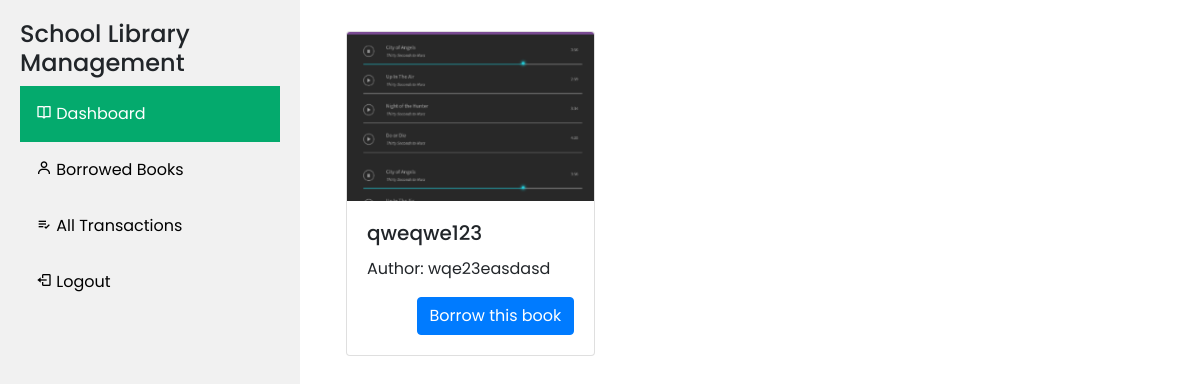
Page /views/users/dashboard.php (signed in) on the committed database.
### tables this page shows
CREATE TABLE `tbl_books_information` (
  `id` bigint(250) NOT NULL,
  `book_title` varchar(250) DEFAULT NULL,
  `book_author` varchar(250) DEFAULT NULL,
  `book_img` text DEFAULT NULL,
  `status` varchar(50) DEFAULT 'available',
  `timestamp` timestamp NOT NULL DEFAULT current_timestamp()
);

### connections.php (called while the page is built, shortened)
<?php
$env_protocol = isset($_SERVER['HTTPS']) && $_SERVER['HTTPS'] === 'on' ? 'https' : 'http';
$env_basepath = $env_protocol . '://' . $_SERVER['HTTP_HOST'] . '/library-management/';

### views/users/dashboard.php (the view, shortened to what this page needs)
<?php require 'template/toptemplate.php'; ?>
<?php
require '../../connections.php';
$sql = "SELECT * from tbl_books_information where status = 'available'";
$stmt = $pdo->prepare($sql);
$stmt->execute();
$result = $stmt->fetchAll(PDO::FETCH_ASSOC);
?>
<div class="container">
<div class="row">
<?php
if (empty($result)) {
    echo '<div class="col-md-12 text-center"><p>No available books.</p></div>';
} else {
    foreach ($result as $row) {
        ?>
        <div class="col-md-4 mb-4">
            <div class="card">
                <img src="<?php echo $env_basepath ?>assets/book-image/<?php echo $row['book_img'] ?>" class="card-img-top img-fluid" alt="Book Image">
                <div class="card-body">
                    <h5 class="card-title"><?php echo $row['book_title'] ?></h5>
                    <p class="card-text">Author: <?php echo $row['book_author'] ?></p>
                    <div class="d-flex justify-content-end">
                        <button class="btn btn-primary" book-id="<?php echo $row['id'] ?>" onclick="confirmBorrow(event)">Borrow this book</button>
                    </div>
                </div>
            </div>
        </div>
    <?php
    }
}
?>
</div>
</div>
<?php require 'template/bottomtemplate.php'; ?>

### views/users/template/toptemplate.php (style rules this page uses)
* { font-family: 'Poppins', 'Franklin Gothic Medium', 'Arial Narrow', Arial, sans-serif; }
.container { padding: 30px; }

### rows in the picture
tbl_books_information: book_img (picture), book_title "qweqwe123", book_author "wqe23easdasd"
